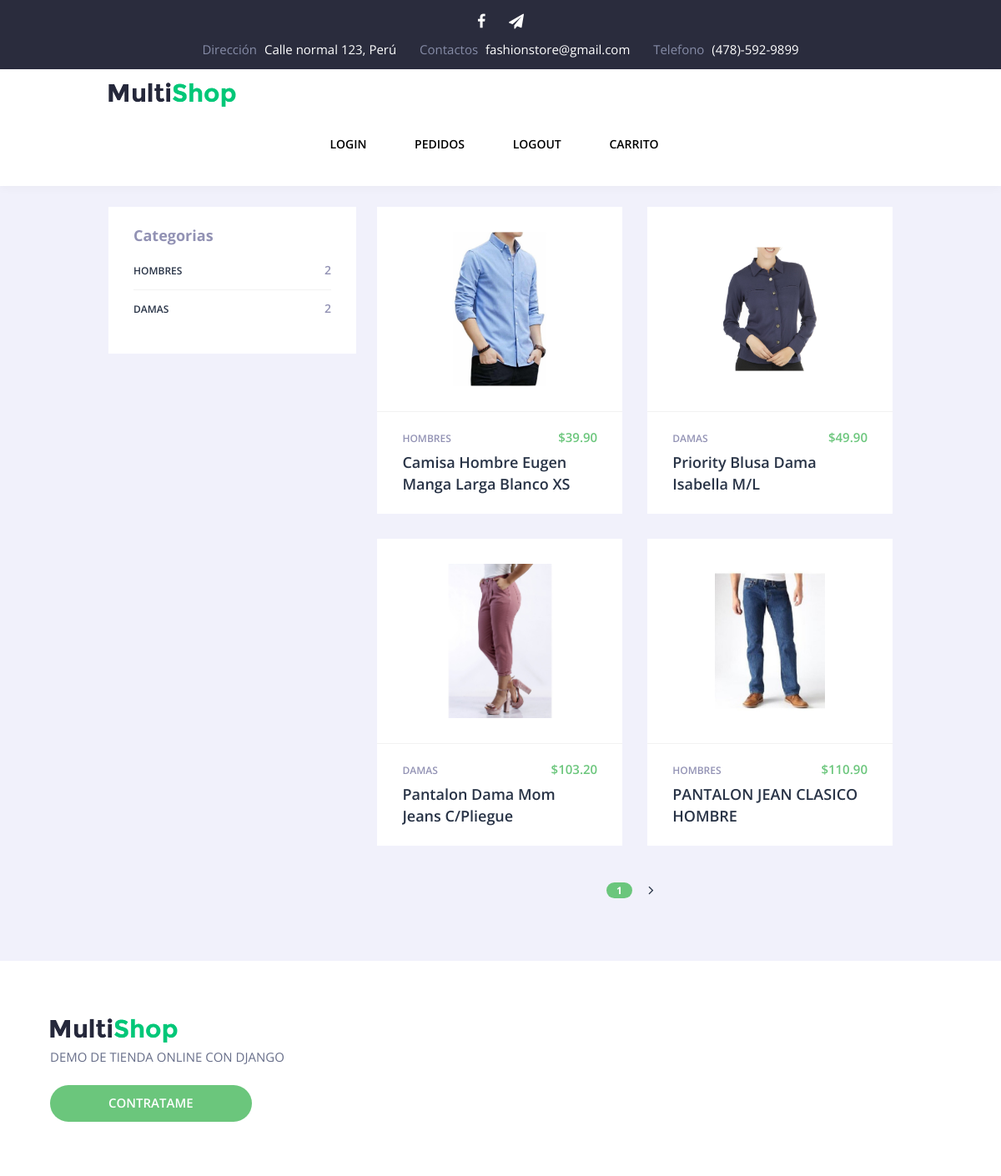
The page / on the database its author committed.
### tienda/models.py (models this page shows, shortened)
class Categoria(models.Model):
    nombre = models.CharField(max_length=200)
    pub_date = models.DateTimeField(auto_now_add=True)

class Producto(models.Model):
    categoria = models.ForeignKey(Categoria,on_delete=models.RESTRICT)
    nombre = models.CharField(max_length=200)
    precio = models.DecimalField(max_digits=9,decimal_places=2)
    stock = models.IntegerField(default=0)
    pub_date = models.DateTimeField('fecha registro')
    imagen = models.ImageField(upload_to='productos',blank=True,null=True)

### tienda/views.py (the view)
# urls.py: path('',views.IndexView.as_view(),name='index'),
def index(request):
    listaProductos = Producto.objects.all()
    listaCategorias = Categoria.objects.all()
    context = {
        'productos': listaProductos,
        'categorias': listaCategorias
    }
    return render(request,'index.html',context)

### tienda/templates/index.html (shortened to what this page needs)
{% extends "layout.html" %}
{% block content %}
<div class="section-wrap-withsb">
    <aside class="blog-sb-widgets section-sb" id="section-sb">
        <div class="theiaStickySidebar">
            <div class="section-filter">
                <div class="section-filter">
                    <div class="blog-sb-widget multishopcategories_widget">
                        <h3 class="widgettitle">Categorias</h3>
                        <div class="section-sb-current">
                            <ul class="section-sb-list">
                                {% for categoria in categorias %}
                                <li>
                                    <a href="{% url 'tienda:productosPorCategoria' categoria.id  %}"><span class="section-sb-label">{{ categoria.nombre }} <span class="count">{{ categoria.producto_set.all.count}}</span></span></a>
                                </li>
                                {% endfor %}
                            </ul>
                        </div>
                    </div>
                </div>
            </div>
        </div>
    </aside>        <div class="section-list-withsb" id="section-list-withsb">
    <div class="theiaStickySidebar">
        <div class="row prod-items prod-items-2">
            {% for producto in productos %}
            <article class="cf-sm-6 cf-md-6 cf-lg-6 col-xs-6 col-sm-6 col-md-6 col-lg-6 sectgl-item">
                <div class="sectgl prod-i">
                    <div class="prod-i-top">
                        <a class="prod-i-img" href="{% url 'tienda:producto' producto.id  %}">
                            <img src="{{ producto.imagen.url }}" alt="">
                        </a>
                    </div>
                    <div class="prod-i-bot">
                        <div class="prod-i-info">
                            <p class="prod-i-price">${{ producto.precio }}</p>
                            <p class="prod-i-categ"><a href="catalog-gallery.html">{{ producto.categoria.nombre }}</a></p>
                        </div>
                        <h3 class="prod-i-ttl"><a href="{% url 'tienda:producto' producto.id  %}">{{ producto.nombre }}</a></h3>
                    </div>
                </div>
            </article>
            {% endfor %}
        </div>
        <ul class="page-numbers">
            <li><span class="page-numbers current">1</span></li>
            <li><a class="next page-numbers" href="#"><i class="fa fa-angle-right"></i></a></li>
        </ul>
    </div>
</div>
</div>
{% endblock %}

### tienda/templates/layout.html (shortened to what this page needs)
{% load static %}
<!doctype html>
<html lang="en">
<head>
    <link rel="stylesheet" href="{% static 'css/font-awesome.min.css' %}">
    <link rel="stylesheet" href="{% static 'css/ionicons.min.css' %}">
    <link rel="stylesheet" href="{% static 'css/bootstrap.css' %}">
    <link rel="stylesheet" href="{% static 'css/jquery.formstyler.css' %}">
    <link rel="stylesheet" href="{% static 'css/flexslider.css' %}">
    <link rel="stylesheet" href="{% static 'css/jquery.fancybox.css' %}">
    <link rel="stylesheet" href="{% static 'css/ion.rangeSlider.css' %}">
    <link rel="stylesheet" href="{% static 'css/jquery.mThumbnailScroller.css' %}">
    <link rel="stylesheet" href="{% static 'css/chosen.css' %}">
    <link rel="stylesheet" href="{% static 'css/style.css' %}">
    <link rel="stylesheet" href="{% static 'css/elements.css' %}">
    <link rel="stylesheet" href="{% static 'css/media.css' %}">
    <link rel="stylesheet" href="{% static 'css/elements-media.css' %}">
</head>
<body>
<div id="page" class="site">
    <div class="container-fluid page-styling site-header-before">
        <div class="row">
            <div class="col-lg-4">
                <ul class="links_list links_list-align-left align-center-desktop topbar-social">
                    <li>
                        <p class="links_list-value">
                            <a href="http://facebook.com" target="_blank" rel="nofollow">
                                <i class="fa fa-facebook"></i>
                            </a>
                        </p>
                    </li>
                    <li>
                        <p class="links_list-value">
                            <a href="mailto:email@email.com" target="_blank" rel="nofollow">
                                <i class="fa fa-paper-plane"></i>
                            </a>
                        </p>
                    </li>
                </ul>
            </div>
            <div class="col-lg-8">
                <ul class="links_list links_list-align-right align-center-desktop topbar-contacts">
                    <li>
                        <p class="links_list-label">
                           Dirección
                        </p>
                        <p class="links_list-value">
                            <a href="http://maps.google.com" target="_blank" rel="nofollow">Calle normal 123, Perú</a>
                        </p>
                    </li>
                    <li>
                        <p class="links_list-label">
                            Contactos
                        </p>
                        <p class="links_list-value">
                            <a href="mailto:support@email.com">fashionstore@gmail.com</a>
                        </p>
                    </li>
                    <li>
                        <p class="links_list-label">
                            Telefono
                        </p>
                        <p class="links_list-value">
                            <a href="tel:4785929899">(478)-592-9899</a>
                        </p>
                    </li>
                </ul>
            </div>
        </div>
    </div>
    <div class="site-header">
        <p class="h-logo">
            <a href="{% url 'tienda:index' %}"><img src="{% static 'img/logo.png' %}" alt="MultiShop"></a>
        </p><div class="h-shop">
    </div><div class="mainmenu">
        <nav id="h-menu" class="h-menu">
            <ul>
                <li>
                    <a href="{% url 'tienda:loginUsuario' %}">LOGIN</a>
                </li>
                <li>
                    <a href="{% url 'tienda:pedidos' %}">PEDIDOS</a>
                </li>
                <li>
                    <a href="{% url 'tienda:logoutUsuario' %}">LOGOUT</a>
                </li>
                <li>
                    <a href="{% url 'tienda:carrito' %}">CARRITO</a>
                </li>
            </ul>
        </nav>
    </div></div>
    <div id="content" class="site-content">
        <div id="primary" class="content-area">
            <main id="main" class="site-main">
                <div class="cont maincont">
                    {%block content %}
                    {% endblock %}
                </div>
            </main>
        </div>
    </div>
    <div class="container-fluid blog-sb-widgets page-styling site-footer">
        <div class="row">
            <div class="col-sm-12 col-md-4 widget align-center-tablet f-logo-wrap">
                <a href="index.html" class="f-logo">
                    <img src="img/logo.png" alt="">
                </a>
                <p>DEMO DE TIENDA ONLINE CON DJANGO</p>
                <button class="btn callback">CONTRATAME</button>
            </div>
        </div>
    </div>
</div>
</body>
</html>

### tienda/static/css/elements.css (style rules this page uses)
ul.links_list { list-style: none; margin: 0; padding: 0; }
ul.links_list li { font-size: 15px; display: inline-block; list-style: none; margin: 0; padding: 0; vertical-align: middle; }
.links_list li p { display: inline-block; color: #868ca7; vertical-align: middle; margin: 0 0 10px; line-height: 1.4; }
.links_list p a { color: inherit; text-decoration: none; transition: color 0.2s; border: none; }
.links_list .links_list-label { margin-right: 5px; }
.links_list.links_list-align-left { text-align: left; }
.links_list.links_list-align-right { text-align: right; }
.links_list.links_list-align-left li { margin-right: 44px; margin-left: 0; }
.links_list.links_list-align-left li:last-child { margin-right: 0; }
.links_list.links_list-align-right li { margin-right: 0; margin-left: 44px; }
.links_list.links_list-align-right li:first-child { margin-left: 0; }
@media only screen and (max-width : 1500px) { .links_list.links_list-align-left li { margin-right: 32px; margin-left: 0; } }
@media only screen and (max-width : 1500px) { .links_list.links_list-align-right li { margin-right: 0; margin-left: 32px; } }
@media only screen and (max-width : 1300px) { .links_list.links_list-align-left li { margin-right: 24px; margin-left: 0; } }
@media only screen and (max-width : 1300px) { .links_list.links_list-align-right li { margin-right: 0; margin-left: 24px; } }

### tienda/static/css/media.css (style rules this page uses)
.cf-lg-2:nth-child(6n+1), .cf-lg-3:nth-child(4n+1), .cf-lg-4:nth-child(3n+1), .cf-lg-6:nth-child(2n+1) { clear: left; }
@media only screen and (max-width : 1220px) { .cf-md-2:nth-child(n), .cf-md-3:nth-child(n), .cf-md-4:nth-child(n), .cf-md-6:nth-child(n) { clear: none; } }
@media only screen and (max-width : 1220px) { .cf-md-2:nth-child(6n+1), .cf-md-3:nth-child(4n+1), .cf-md-4:nth-child(3n+1), .cf-md-6:nth-child(2n+1) { clear: left; } }
@media only screen and (max-width : 1220px) { .cont { width: 970px; } }

### tienda/static/css/elements-media.css (style rules this page uses)
@media (max-width: 1229px) { .align-center-desktop { text-align: center !important; } }

### rows shown on the page
Categoria: nombre "HOMBRES", producto_set.all.count "2"
Categoria: nombre "DAMAS", producto_set.all.count "2"
Producto: imagen (picture), precio "39.90", categoria.nombre "HOMBRES", nombre "Camisa Hombre Eugen Manga Larga Blanco XS"
Producto: imagen (picture), precio "49.90", categoria.nombre "DAMAS", nombre "Priority Blusa Dama Isabella M/L"
Producto: imagen (picture), precio "103.20", categoria.nombre "DAMAS", nombre "Pantalon Dama Mom Jeans C/Pliegue"
Producto: imagen (picture), precio "110.90", categoria.nombre "HOMBRES", nombre "PANTALON JEAN CLASICO HOMBRE"
